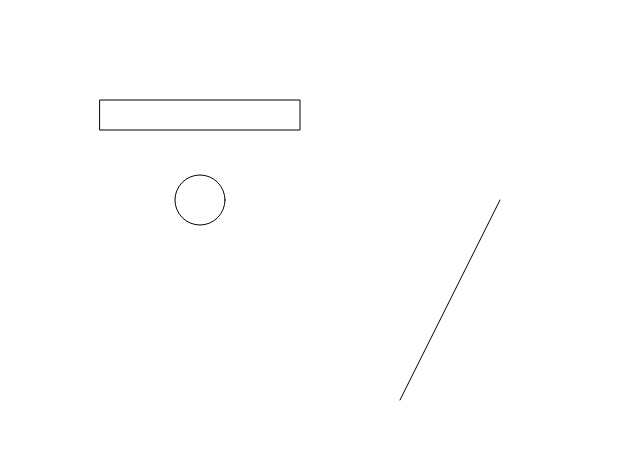
Frame 1 (no input)
Frame 60 (no input): identical to frame 1, image omitted
Frame 120 (the mouse pressed at the canvas centre since frame 60): identical to frame 1, image omitted

The p5.js sketch that drew this single still picture (run headless with seeded random() and noise() and a simulated clock; from frame 60 on, the mouse is pressed at the canvas centre):

// p5.js sketch
// ── sketch.js
function setup() {
    createCanvas(640 , 460);
}
function draw() {
    background("white");
    rect(100, 100, 200, 30);
    ellipse(200, 200, 50);
    line(500, 200, 400, 400);
    
}
